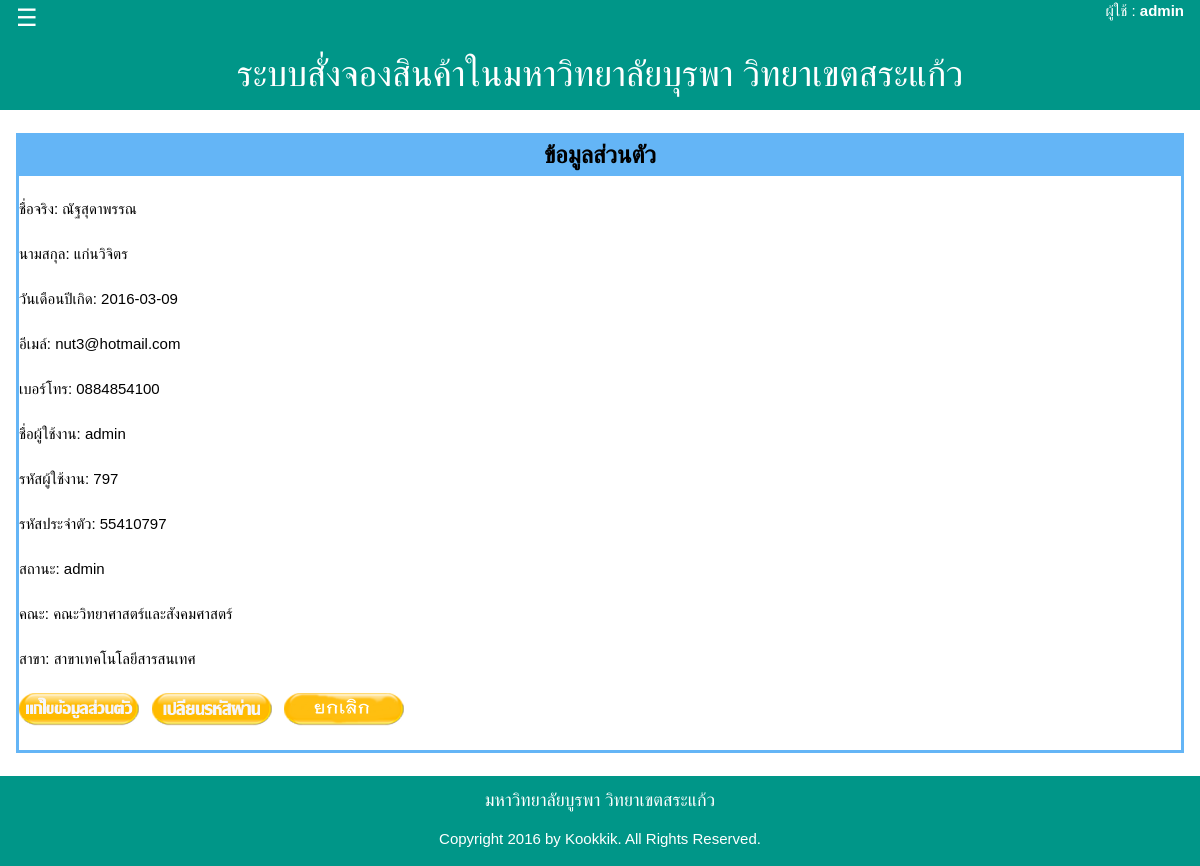
/source/show_person_staff.php (signed in), run on the app's committed database.
### tables this page shows
CREATE TABLE `person` (
  `Person_Id` int(10) unsigned NOT NULL auto_increment,
  `Title_Id` varchar(20) NOT NULL,
  `Person_Fname` varchar(50) default NULL,
  `Person_Lname` varchar(50) default NULL,
  `Person_Birthday` date default NULL,
  `Person_email` varchar(50) default NULL,
  `Person_Phone` int(10) unsigned zerofill default NULL,
  `Person_Username` varchar(20) NOT NULL,
  `Person_Password` varchar(30) NOT NULL,
  `Person_UniversityCode` int(10) unsigned NOT NULL,
  `Person_Position` varchar(10) NOT NULL,
  `Fac_Id` int(11) NOT NULL,
  `Branch_Id` int(11) NOT NULL,
  PRIMARY KEY  (`Person_Id`)
);

CREATE TABLE `faculty` (
  `Fac_Id` int(11) NOT NULL auto_increment,
  `Fac_Name` varchar(30) NOT NULL,
  PRIMARY KEY  (`Fac_Id`)
);

CREATE TABLE `branch` (
  `Branch_Id` int(11) NOT NULL auto_increment,
  `Branch_Name` varchar(100) NOT NULL,
  `Fac_Id` int(11) NOT NULL,
  PRIMARY KEY  (`Branch_Id`)
);

### source/show_person_staff.php (the view, shortened to what this page needs)
<?php
include ("layout.php");
include ("config.php");
?>
<div id="kk-content">
	<div class="w3-container">
<br />
		<table width="100%" border="2" align="center" cellpadding="0" cellspacing="0" bordercolor="#64B5F6">
	<tr>
			  <td height = "40" bgcolor="#64B5F6"><div align="center"><strong><font size = "5">ข้อมูลส่วนตัว</font></strong></div></td>
        </tr>
	<tr>
<td>
	<?php
	$strSQL = "SELECT * FROM person WHERE Person_Username='".$_SESSION[strUsername]."'";
	$objQuery = $mysqli->query($strSQL);
	$objResult = $objQuery->fetch_assoc();
	$Fname=$objResult[Person_Fname];
	$Lname=$objResult[Person_Lname];
	$Birthday=$objResult[Person_Birthday];
	$Email=$objResult[Person_email];
	$Phone=$objResult[Person_Phone];
	$Username=$objResult[Person_Username];
	$Password=$objResult[Person_Password];
	$UniCode=$objResult[Person_UniversityCode];
	$Position=$objResult[Person_Position];
	$strSQLfaculty = "SELECT * FROM faculty WHERE Fac_Id='".$objResult[Fac_Id]."'";
	$objQueryfaculty = $mysqli->query($strSQLfaculty);
	$objResultfaculty = $objQueryfaculty->fetch_assoc();
	$Faculty=$objResultfaculty[Fac_Name];
	$strSQLbranch = "SELECT * FROM branch WHERE Branch_Id='".$objResult[Branch_Id]."'";
	$objQuerybranch = $mysqli->query($strSQLbranch);
	$objResultbranch = $objQuerybranch->fetch_assoc();
	$Branch=$objResultbranch[Branch_Name];
	?>
      <br />
<?
		echo "ชื่อจริง: ".$Fname."<br /><br />";
		echo "นามสกุล: ".$Lname."<br /><br />";
		echo "วันเดือนปีเกิด: ".$Birthday."<br /><br />";
		echo "อีเมล์: ".$Email."<br /><br />";
		echo "เบอร์โทร: ".$Phone."<br /><br />";
		echo "ชื่อผู้ใช้งาน: ".$Username."<br /><br />";
		echo "รหัสผู้ใช้งาน: ".$Password."<br /><br />";
		echo "รหัสประจำตัว: ".$UniCode."<br /><br />";
		echo "สถานะ: ".$Position."<br /><br />";
        echo "คณะ: ".$Faculty."<br /><br />";
        echo "สาขา: ".$Branch."<br /><br />";
?>
             <a href="edit_person_staff.php?Person_Id=<?=$Person_Id;?>"><img src="image/editcus.png" width="120" height="33" border="0" /></a>&nbsp;&nbsp;
             <a href="edit_password_staff.php?Person_Id=<?=$Person_Id;?>"><img src="image/editpass.png" width="120" height="33" border="0" /></a>&nbsp;&nbsp;
             <a href="main_staff.php"><img src="image/cancel.png" width="120" height="33" border="0" /></a>
				<br /><br />
		</td>
  </tr>
</table>
<br />
  </div></div>

### source/css/w3.css (style rules this page uses)
*,*:before,*:after { box-sizing:inherit }
html { -ms-text-size-adjust:100%;-webkit-text-size-adjust:100% }
body { margin:0 }
a { background-color:transparent;-webkit-text-decoration-skip:objects }
img { border-style:none }
html,body { font-family:Verdana,sans-serif;font-size:15px;line-height:1.5 }
html { overflow-x:hidden }
img { margin-bottom:-5px }
a { color:inherit }
.w3-container:after,.w3-panel:after,.w3-row:after,.w3-row-padding:after,.w3-topnav:after,.w3-clear:after,.w3-btn-group:before,.w3-btn-group:after,.w3-btn-bar:before,.w3-btn-bar:after { content:"";display:table;clear:both }
.w3-container { padding:0.01em 16px }

### data on the page
person: Person_Fname "ณัฐสุดาพรรณ", Person_Lname "แก่นวิจิตร", Person_Birthday "2016-03-09", Person_email "nut3@hotmail.com", Person_Phone "0884854100", Person_Username "admin", Person_Password "797", Person_UniversityCode "55410797", Person_Position "admin"
faculty: Fac_Name "คณะวิทยาศาสตร์และสังคมศาสตร์"
branch: Branch_Name "สาขาเทคโนโลยีสารสนเทศ"

### other printed values
$_SESSION["strUsername"] "admin"
